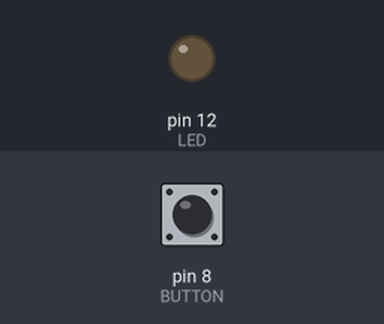
Bench run of a sketch on a simulated Arduino Uno, built with avr-gcc and run on an emulated ATmega328P. On the bench: output pins drawn as LEDs (lit = HIGH). The test bench sets the inputs (shaded band); at power-on: pin 8 (BUTTON) LOW.

Above: at 1.2 s.
1.3 s: pin 8 (BUTTON) pulled HIGH for 0.15 s
At 1.37 s:
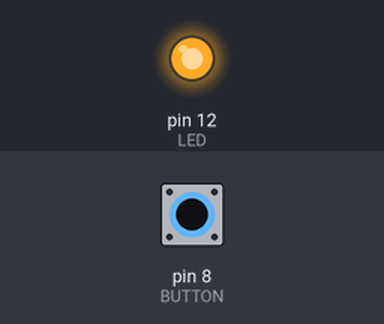
2.9 s: pin 8 (BUTTON) pulled HIGH for 3.2 s
At 7.4 s:
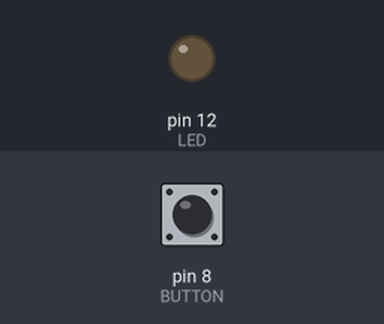
Timing chart, 0 to 8.9 s (numbered marks = the images above; inputs shaded):
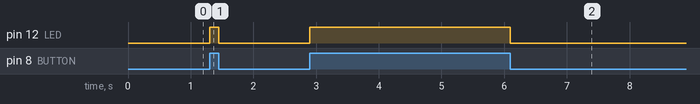

The sketch:

code04.ino
```cpp
/*
 QUARTO CÓDIGO

 CONTROLAR O LED COM UM BOTÃO

OBS:. o Resistor do push button vale 10k.
*/

const int BUTTON = 8;
const int LED = 12;
int BUTTONstate = 0;

void setup()
{
  pinMode(BUTTON, INPUT);
  pinMode(LED, OUTPUT);
}

void loop()
{
  BUTTONstate = digitalRead(BUTTON); //aqui é definida uma variável que receberá o estado atual lido pelo botão (pressionado ou não pressionado).
  if (BUTTONstate == HIGH)  //botão pressionado = led ligado
  {
    digitalWrite(LED, HIGH);
  }
  else{                     //botão não pressionado = led desligado
    digitalWrite(LED, LOW);
  }
}
```

Measured:
- after the input at 1.3 s, pin 12 (LED): LOW → HIGH at once, → LOW 0.15 s later
- after the input at 2.9 s, pin 12 (LED): LOW → HIGH at once, → LOW 3.2 s later
